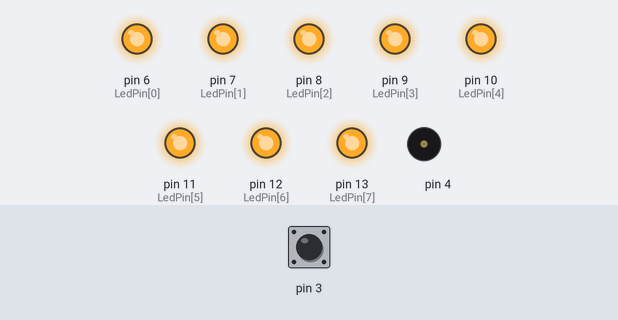
The sketch below on a simulated Arduino Uno, built with avr-gcc and run on an emulated ATmega328P. Shown: output pins drawn as LEDs (lit = HIGH), buzzer (waves = sounding). Inputs (shaded band) come from the test bench; at power-on: pin 3 HIGH.

Above: at 0.4 s.
At 4.4 s:
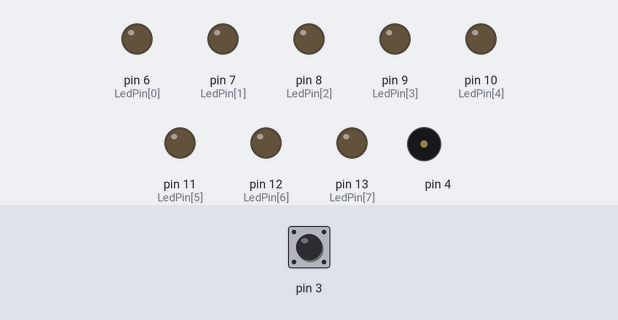
At 9.0 s:
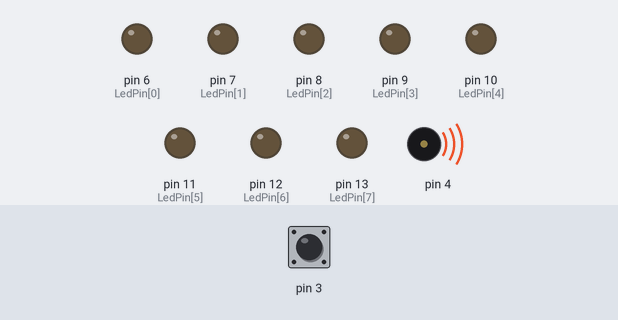
Timing chart, 0 to 13.0 s (numbered marks = the images above):
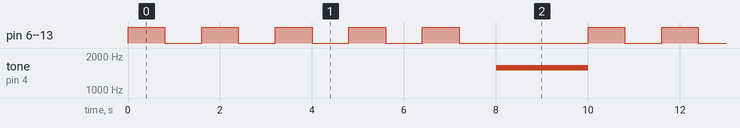

The sketch:

1-3.ino
```cpp
int LedPin[8]={6,7,8,9,10,11,12,13};
int i,j;
void setup() {
  // put your setup code here, to run once:
for(i=0;i<8;i++)
pinMode(LedPin[i],OUTPUT);
pinMode(3, INPUT);
}

void loop() {
  // put your main code here, to run repeatedly:
while(digitalRead(3)!=1);
while(1)
{
  for(i=0;i<5;i++)
  {
    for(j=0;j<8;j++)
    digitalWrite(LedPin[j],HIGH);
    delay(800);
    for(j=0;j<8;j++)
    digitalWrite(LedPin[j],LOW);
    delay(800);
      }
      tone(4,1568,2000);
      delay(2000);
}
}
```

Measured:
- by itself, tone on pin 4: alternates 1568 Hz for 2.0 s and silent for 8.0 s
- by itself, pin 6 (LedPin[0]), pin 7 (LedPin[1]), pin 8 (LedPin[2]), pin 9 (LedPin[3]), pin 10 (LedPin[4]), pin 11 (LedPin[5]), pin 12 (LedPin[6]), pin 13 (LedPin[7]): repeats every 10.0 s: 4 × (LOW 0.80 s, HIGH 0.80 s), LOW 2.8 s, HIGH 0.80 s
